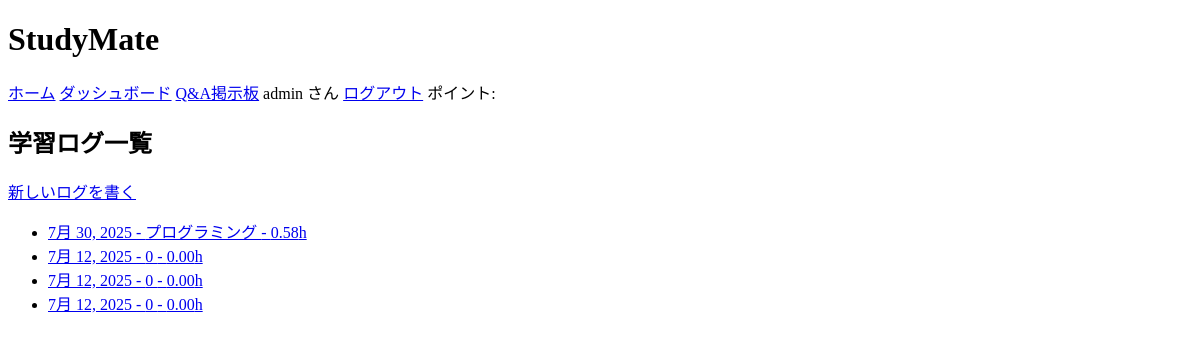
Page /log_list/ (signed in) on the earlier database version.
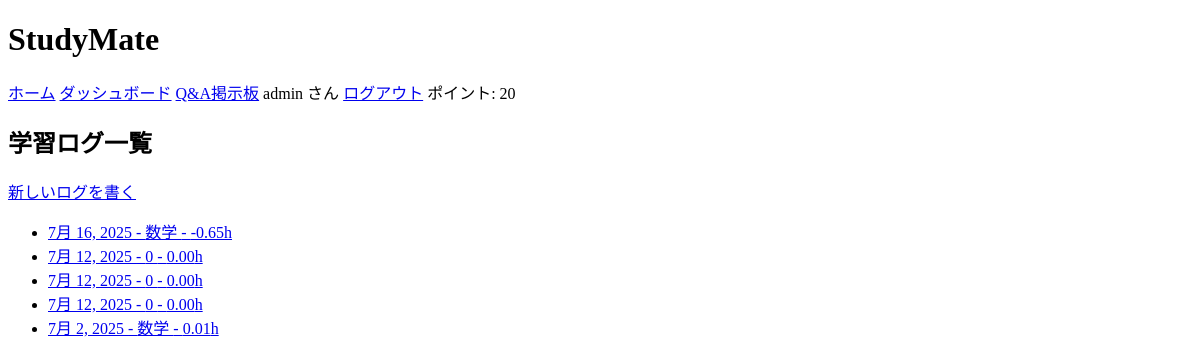
Same page on the later database version.
### helloworld/models.py (models this page shows, shortened)
class StudyLog(models.Model):
    SUBJECT_CHOICES = (
        ('math', '数学'),
        ('physics', '物理'),
        ('prog', 'プログラミング'),
    )
    user = models.ForeignKey(User, on_delete=models.CASCADE)
    date = models.DateField()
    subject = models.CharField(max_length=30, choices=SUBJECT_CHOICES)
    hours = models.DecimalField(max_digits=4, decimal_places=2)
    comment = models.TextField(blank=True)

class UserProfile(models.Model):
    user = models.OneToOneField(User, on_delete=models.CASCADE)
    points = models.PositiveIntegerField(default=0)
    badge = models.ForeignKey(Badge, null=True, blank=True, on_delete=models.SET_NULL)

### helloworld/views.py (the view)
# urls.py: path('log_list/', views.log_list, name='log_list'),
@login_required
def log_list(request):
    logs = StudyLog.objects.filter(user=request.user).order_by('-date')
    return render(request, 'snippets/log_list.html', {'logs': logs})

### helloworld/templates/snippets/log_list.html
{% extends "snippets/base.html" %}
{% block content %}
<h2>学習ログ一覧</h2>
<a href="{% url 'log_new' %}">新しいログを書く</a>
<ul>
  {% for log in logs %}
    <li>
      <a href="{% url 'log_detail' log.pk %}">{{ log.date }} - {{ log.get_subject_display }} - {{ log.hours }}h</a>
    </li>
  {% empty %}
    <li>ログがありません</li>
  {% endfor %}
</ul>
{% endblock %}

### helloworld/templates/snippets/base.html (shortened to what this page needs)
{% load static %}
<!DOCTYPE html>
<html lang="ja">
<head>
    <link rel="stylesheet" href="{% static 'snippets/css/style.css' %}">
</head>
<body>
    <header>
        <h1>StudyMate</h1>
        <nav>
            <a href="{% url 'log_list' %}">ホーム</a>
            <a href="{% url 'dashboard' %}">ダッシュボード</a>
            <a href="{% url 'question_list' %}">Q&A掲示板</a>
            {% if user.is_authenticated %}
                <span>{{ user.username }} さん</span>
                <a href="{% url 'logout' %}">ログアウト</a>
                <span class="point">ポイント: {{ user.userprofile.points }}</span>
            {% else %}
                <a href="{% url 'login' %}">ログイン</a>
            {% endif %}
        </nav>
    </header>
    <main>
        {% block content %}
        {% endblock %}
    </main>
</body>
</html>

Differences in the rows shown:
removed StudyLog: date "7月 30, 2025", subject "プログラミング", hours "0.58"
added StudyLog: date "7月 16, 2025", subject "数学", hours "-0.65"
added StudyLog: date "7月 2, 2025", subject "数学", hours "0.01"
Other differences:
{{ user.userprofile.points }}: (not shown) → "20"
